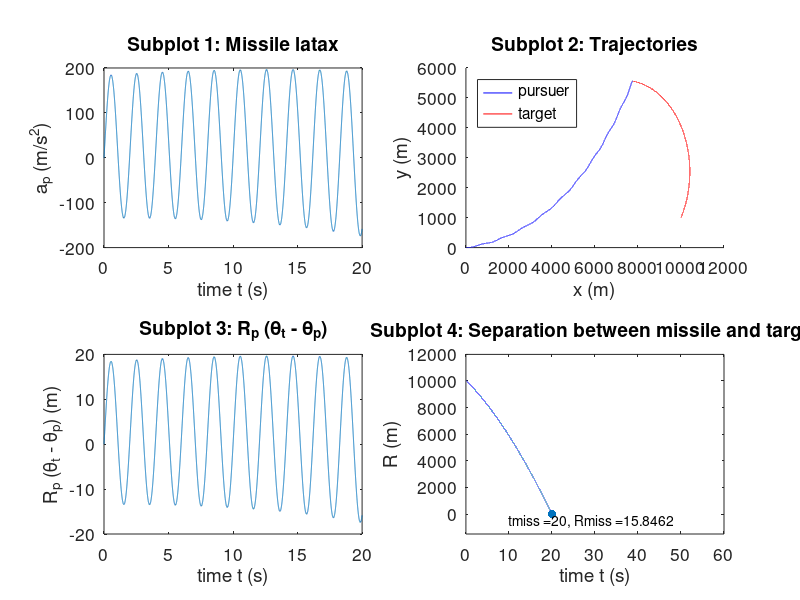

Write MATLAB code to recreate this figure.
% INPUTS
Xp0 = [0 0]; %m
Xt0 = [10000 1000]; %m
vt = 300; %m/s
nu = 1/0.6;
vp = nu*vt; %m/s
alpha_p0 = 0*pi/180; %rad
at = 3*9.81; %m/s^2
alpha_t0 = 60*pi/180; %rad
K = 10;

%termination criteria
%t_end may be specified to avoid infinite loop in case Rf condition is not met
Rf = NaN; %range criterion (m)
t_end = 60; %time criterion (s)

%terminate program if t_end is NaN
if isnan(t_end)
    disp('Please specify value for t_end');
    return;
end

tf = NaN;
tmiss = NaN;
Rmiss = NaN;
flag = true;

tstep = 0.001; %time step

%Evaluation and plotting of missile latax, trajectories and range
t = 0;
ap = 0;
Xp = Xp0;
Xt = Xt0;
R_vec = Xt - Xp;
R = norm(R_vec);
theta = atan2(R_vec(2), R_vec(1));
alpha_p = alpha_p0;
alpha_t = alpha_t0;

%initialising arrays
t_sol = t;
ap_sol = ap;
Xp_sol = Xp;
Xt_sol = Xt;
R_sol = R;

while true
    if R < Rf
        tf = t;
        disp('Interception occurs');
        break;
    end
    
    if t > t_end
        break;
    end
    
    vp_vec = vp*[cos(alpha_p) sin(alpha_p)];
    vt_vec = vt*[cos(alpha_t) sin(alpha_t)];
    
    %evaluation of parameters
    t = t + tstep;
    Xp = Xp + vp_vec*tstep;
    Rp = norm(Xp);
    theta_p = atan2(Xp(2), Xp(1));
    
    Xt = Xt + vt_vec*tstep;
    Rt = norm(Xt);
    theta_t = atan2(Xt(2), Xt(1));
    
    R_vec = Xt - Xp;
    R = norm(R_vec);
    
    if flag
        if R > R_sol(end)
            tmiss = t;
            Rmiss = R;
            disp('Interception does not occur');
            flag = false;
            break; %comment break to calculate data after missile misses target
        end
    end
    
    theta = atan2(R_vec(2), R_vec(1));
    alpha_p = alpha_p + (ap/vp)*tstep;
    alpha_t = alpha_t + (at/vt)*tstep;
    ap = K*Rp*(theta_t - theta_p);
    
    %updating arrays
    t_sol = [t_sol t];
    ap_sol = [ap_sol ap];
    Xp_sol = [Xp_sol; Xp];
    Xt_sol = [Xt_sol; Xt];
    R_sol = [R_sol R];
end
%% plot ap_sol
subplot(2, 2, 1);
plot(t_sol, ap_sol);
xlabel('time t (s)');
ylabel('a_p (m/s^2)');
title('Subplot 1: Missile latax');
set(gca,'fontsize',12.5);

%% plotting trajectories
subplot(2, 2, 2);
hold on;
plot(Xp_sol(:, 1), Xp_sol(:, 2), 'b');
plot(Xt_sol(:, 1), Xt_sol(:, 2), 'r');
xlabel('x (m)');
ylabel('y (m)');
title('Subplot 2: Trajectories');
legend('pursuer', 'target', 'Location', 'northwest');
set(gca,'fontsize',12.5);

%% plot Rp*(theta_t - theta_p)
subplot(2, 2, 3);
plot(t_sol, ap_sol/K);
xlabel('time t (s)');
ylabel('R_p (\theta_t - \theta_p) (m)');
title('Subplot 3: R_p (\theta_t - \theta_p)');
set(gca,'fontsize',12.5);

%% plot R_sol
subplot(2, 2, 4);
plot(t_sol, R_sol);
hold on;
scatter(tmiss, Rmiss, 'filled');
text(tmiss - 10, Rmiss - 500, strcat('tmiss = ', num2str(tmiss), ', Rmiss = ', num2str(Rmiss)));
xlabel('time t (s)');
ylabel('R (m)');
title('Subplot 4: Separation between missile and target');
axis([0 60 -1500 12000]);
set(gca,'fontsize',12.5);